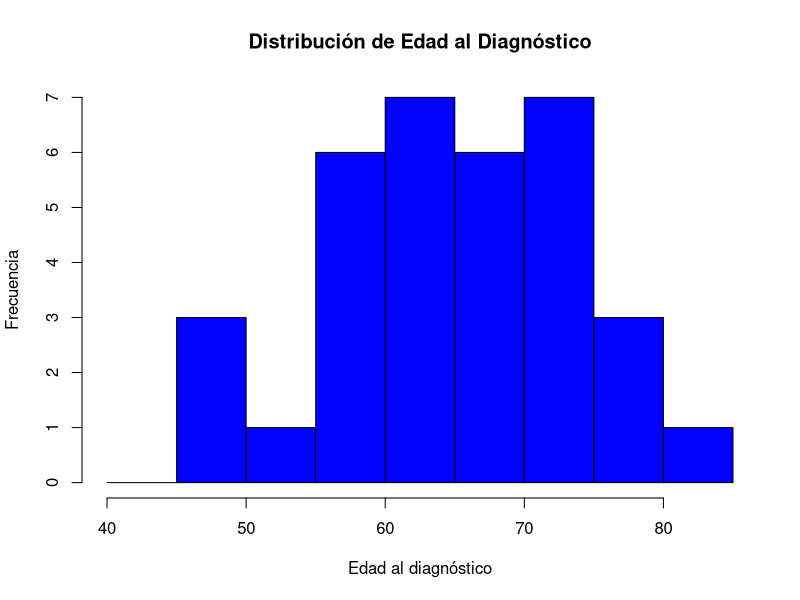

Write the R code that produced this figure. (Note: this script raises an error after producing the figure.)
## ---- chunk 1
knitr::opts_chunk$set(echo = TRUE)
## ---- chunk 2
library(survival)
library(dplyr)
library(boot)
library(survminer)
library(car)

## ---- chunk 3
# Data loading
datos <- read.csv(file = "./df_supervivencia.csv", header = TRUE)

# Convert date columns to date objects
datos$Fecha_dx <- as.Date(datos$Fecha_dx, format = "%Y-%m-%d")
datos$Fecha_SG <- as.Date(datos$Fecha_SG, format = "%Y-%m-%d")

# Calculate survival time in weeks
datos$Tiempo_Supervivencia <- as.numeric(difftime(datos$Fecha_SG, datos$Fecha_dx, units = "weeks"))

# Convert categorical variables to factors
datos$Sexo <- factor(datos$Sexo, labels = c("Mujer", "Hombre"))
datos$Exitus <- factor(datos$Exitus, labels = c("No", "Si"))
datos$Hab_tabaq <- factor(datos$Hab_tabaq, labels = c("No", "Si", "ex-fumador"))
datos$Toxicidad <- factor(datos$Toxicidad, labels = c("No", "Si"))
datos$Progresion <- factor(datos$Progresion, labels = c("No", "Si"))

# Check the first records
head(datos)

## ---- chunk 4
censura_proporciones <- prop.table(table(datos$SG_cens)) * 100
censura_proporciones
## ---- chunk 5
hist(datos$Edad_dx, breaks=seq(40, 85, 5), main="Distribución de Edad al Diagnóstico", xlab="Edad al diagnóstico", ylab="Frecuencia", col="blue", border="black")
## ---- chunk 6
# Cross-tabulations of Categorical Variables with Censorship
sexo_censura <- table(datos$Sexo, datos$SG_cens)
exitus_censura <- table(datos$Exitus, datos$SG_cens)
habito_tabaquico_censura <- table(datos$Hab_tabaq, datos$SG_cens)
toxicidad_censura <- table(datos$Toxicidad, datos$SG_cens)
progresion_censura <- table(datos$Progresion, datos$SG_cens)

# Grouping Age and Cross-tabulation with Censorship
datos$Edadg <- cut(datos$Edad_dx, breaks=c(40, 55, 70, 85))
edad_censura <- table(datos$Edadg, datos$SG_cens)

list(sexo_censura, exitus_censura, habito_tabaquico_censura, toxicidad_censura, progresion_censura, edad_censura)

## ---- chunk 7
# Create the Surv object
surv_object <- Surv(time = datos$Tiempo_Supervivencia, event = datos$SG_cens)

# List of variables to analyze
variables <- c("Edad_dx", "IMC", "Porcentaje_perdpeso", "Exp_tab", "PD_L1", 
               "LDH", "Prot_tot", "Albumina", "Sexo", "Exitus", 
               "Hab_tabaq", "Toxicidad", "Progresion")

# Cox regression analysis
univ_results <- lapply(variables, function(var) {
  formula <- as.formula(paste("surv_object ~", var))
  model <- coxph(formula, data = datos)
  return(summary(model))
})

p_values <- sapply(univ_results, function(result) result$coefficients[, "Pr(>|z|)"])
names(p_values) <- variables
p_values
## ---- chunk 8

vif_cox <- coxph(surv_object ~ Edad_dx + IMC + Porcentaje_perdpeso + Exp_tab + PD_L1 + 
                 LDH + Prot_tot + Albumina + Sexo + Exitus + 
                 Hab_tabaq + Toxicidad + Progresion, data = datos)
vif(vif_cox)
## ---- chunk 9
# Kaplan-Meier curve for Gender
ggsurvplot(survfit(Surv(Tiempo_Supervivencia, SG_cens) ~ Sexo, data = datos), 
           conf.int = TRUE, 
           pval = TRUE)
## ---- chunk 10
# Kaplan-Meier curve for Exitus
ggsurvplot(survfit(Surv(Tiempo_Supervivencia, SG_cens) ~ Exitus, data = datos), 
           conf.int = TRUE, 
           pval = TRUE)
## ---- chunk 11
# Create a Surv object
surv_object <- Surv(time = datos$Tiempo_Supervivencia, event = datos$SG_cens)

# Fit the Cox regression model with selected variables
cox_model <- coxph(surv_object ~ Edad_dx + IMC + Exp_tab + PD_L1 + Progresion, data = datos)

# Summary of the model
summary(cox_model)

## ---- chunk 12
# Function to fit the Cox model
cox_model_fn <- function(data, indices) {
  d <- data[indices,]
  fit <- coxph(Surv(time = d$Tiempo_Supervivencia, event = d$SG_cens) ~ Edad_dx + IMC + Exp_tab + PD_L1 + Progresion, data = d)
  return(coef(fit))
}

# Perform bootstrap cross-validation
results <- boot(data = datos, statistic = cox_model_fn, R = 300)
print(results)

## ---- chunk 13
# Fit a simplified Cox model
cox_model_simplificado <- coxph(surv_object ~ Edad_dx + Progresion, data = datos)
summary(cox_model_simplificado)

## ---- chunk 14
# Create the Surv object
surv_object <- Surv(time = datos$Tiempo_Supervivencia, event = datos$SG_cens)

# Fit the Cox regression model with multiple variables
cox_mult <- coxph(surv_object ~ Edad_dx + IMC + Porcentaje_perdpeso + Exp_tab + PD_L1 + 
                  LDH + Prot_tot + Albumina + Sexo + Exitus + 
                  Hab_tabaq + Toxicidad + Progresion, data = datos)

# Summary of the model
summary(cox_mult)
## ---- chunk 15
# Function to fit the Cox model
cox_model_fn <- function(data, indices) {
  d <- data[indices,]
  fit <- coxph(Surv(time = d$Tiempo_Supervivencia, event = d$SG_cens) ~ Edad_dx + IMC + Porcentaje_perdpeso + Exp_tab + PD_L1 + 
               LDH + Prot_tot + Albumina + Sexo + Exitus + 
               Hab_tabaq + Toxicidad + Progresion, data = d)
  return(coef(fit))
}
results <- boot(data = datos, statistic = cox_model_fn, R = 150)
results
## ---- chunk 16
# Evaluar la proporcionalidad de riesgos
ggcoxdiagnostics(cox_mult, type = "dfbeta")

## ---- chunk 17
# Fit simplified Cox model
cox_model_simplificado <- coxph(Surv(time = datos$Tiempo_Supervivencia, event = datos$SG_cens) ~ Edad_dx + Progresion + IMC, data = datos)
summary(cox_model_simplificado)

## ---- chunk 18
# Evaluar la proporcionalidad de riesgos
cox_test_ph <- cox.zph(cox_model_simplificado)

print(cox_test_ph)
## ---- chunk 19
summary(cox_test_ph)
## ---- chunk 20
par(mfrow=c(2,2))
plot(cox_test_ph)

## ---- chunk 21
ggsurvplot(survfit(cox_model_simplificado), data = datos, conf.int = TRUE, pval = TRUE)
ggforest(cox_model_simplificado, data = datos, main = "Forest Plot Cox Simple Model")
## ---- chunk 22
ggsurvplot(survfit(cox_model), data = datos, conf.int = TRUE, pval = TRUE)
ggforest(cox_model, data = datos, main = "Forest Plot Cox Full Model")

